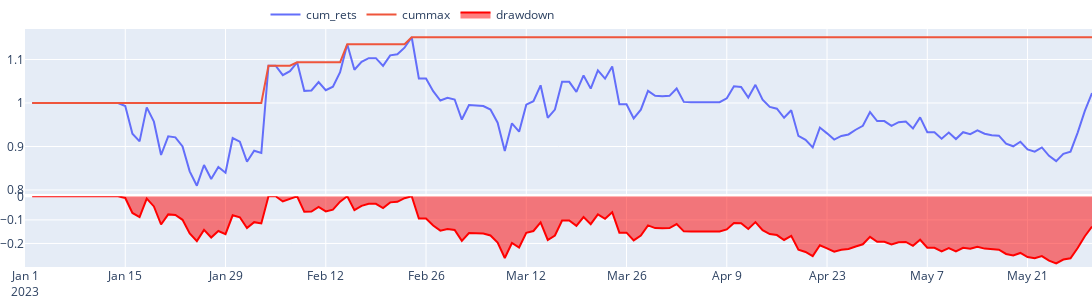

Notebook code for this chart:
### Code cell
w.report.p_evalutation.plot()

### Figure 1 — Plotly figure (JSON) as saved in the notebook; plotly's stock layout.template omitted (floating-point values rounded to 4 significant figures; data arrays with more than 128 entries replaced by an {"elided": "..."} marker saying what was removed)
{"data": [{"name": "cum_rets", "type": "scatter", "x": {"elided": "150 str values"}, "xaxis": "x", "y": {"elided": "150 float values"}, "yaxis": "y"}, {"name": "cummax", "type": "scatter", "x": {"elided": "150 str values"}, "xaxis": "x", "y": {"elided": "150 float values"}, "yaxis": "y"}, {"fill": "tozeroy", "marker": {"color": "red"}, "name": "drawdown", "type": "scatter", "x": {"elided": "150 str values"}, "xaxis": "x2", "y": {"elided": "150 float values"}, "yaxis": "y2"}], "layout": {"barmode": "stack", "height": 300, "legend": {"orientation": "h", "x": 0.5, "xanchor": "right", "y": 1, "yanchor": "bottom"}, "margin": {"b": 0, "l": 10, "r": 0, "t": 0}, "width": 1200, "xaxis": {"anchor": "y", "domain": [0, 1], "matches": "x2", "showticklabels": false}, "xaxis2": {"anchor": "y2", "domain": [0, 1]}, "yaxis": {"anchor": "x", "domain": [0.307, 1]}, "yaxis2": {"anchor": "x2", "domain": [0, 0.297]}}}
